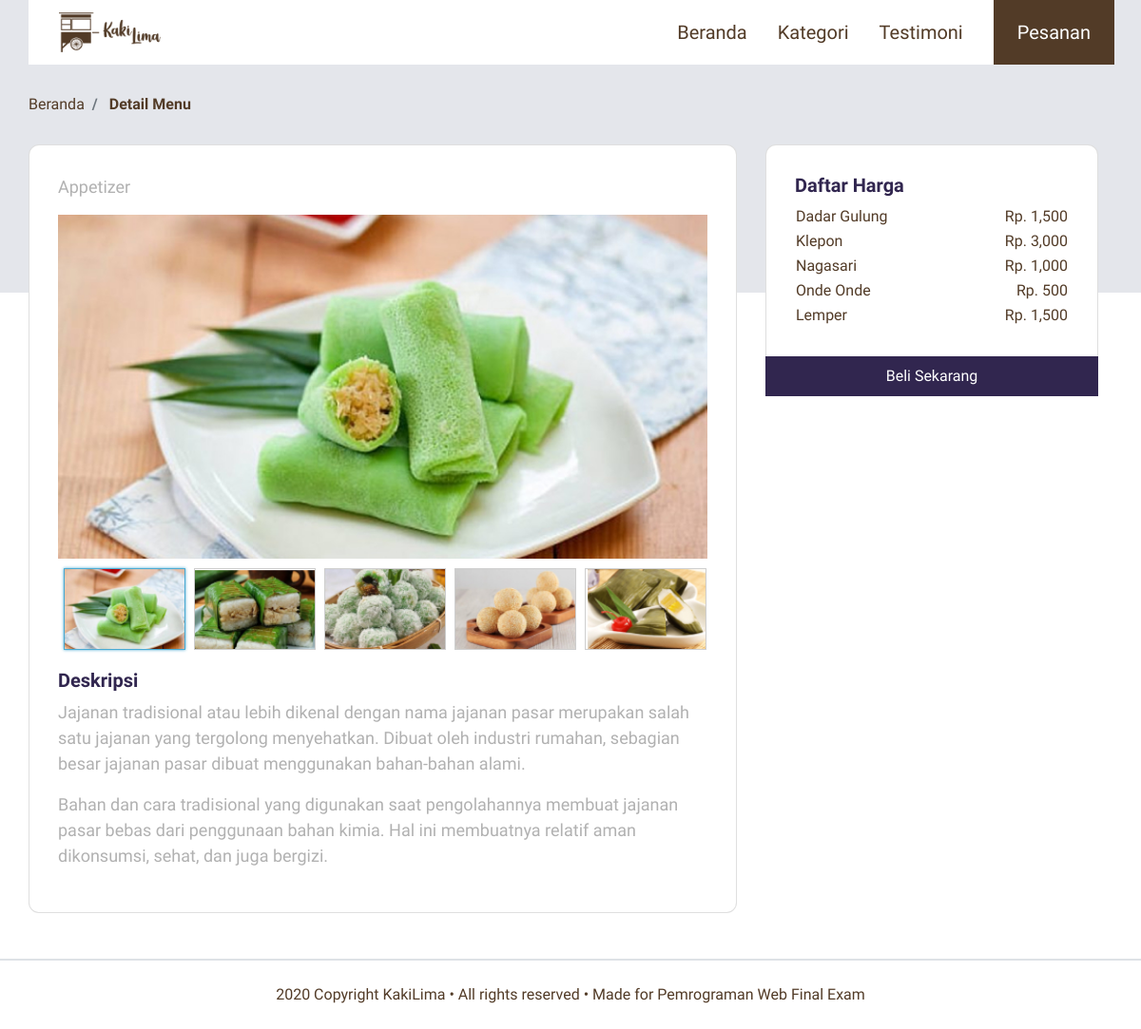
The page /menu.php?id=Appetizer on the database its author committed.
### tables this page shows
CREATE TABLE `tb_menu` (
  `kode_menu` varchar(10) NOT NULL,
  `nama_menu` varchar(30) NOT NULL,
  `kategori` varchar(15) NOT NULL,
  `harga` int(11) NOT NULL,
  `gambar` longblob NOT NULL
);

### menu.php (the view, shortened to what this page needs)
<!DOCTYPE html>
<html lang="en">
<head>
    <link rel="stylesheet" href="frontend/libraries/bootstrap/css/bootstrap.css">
    <link rel="stylesheet" href="frontend/styles/main.css">
    <link rel="stylesheet" href="frontend/libraries/xzoom/xzoom.css">
    <link rel="stylesheet" href="frontend/libraries/animate/animate.css">
</head>
<body>
    <div class="container">
        <nav class="row navbar navbar-expand-lg navbar-light bg-white  wow fadeInDown dur-1">
            <a href="index.php" class="navbar-brand">
                <img src="frontend/images/logo.png" alt="Logo Kaki Lima" class="ml-3">
            </a>
            <div class="collapse navbar-collapse" id="navb">
                <ul class="navbar-nav ml-auto mr-3">
                    <li class="nav-item mx-md-2">
                        <a href="index.php" class="nav-link">Beranda</a>
                    </li>
                    <li class="nav-item mx-md-2">
                        <a href="index.php" class="nav-link">Kategori</a>
                    </li>
                    <li class="nav-item mx-md-2">
                        <a href="index.php" class="nav-link">Testimoni</a>
                    </li>
                </ul>
                <div class="form-inline my-2 my-lg-0 d-none d-md-block">
                    <a href="pesanan.php" class="btn btn-login btn-navbar-right my-sm-0 px-4"
                        style="padding-top: 20px;">
                        Pesanan
                    </a>
                </div>
        </nav>
    </div>
    <main>
        <section class="section-details-content">
            <div class="container">
                <div class="row">
                    <div class="col p-0">
                        <nav>
                            <ol class="breadcrumb wow fadeIn dur-1">
                                <li class="breadcrumb-item">
                                    <a href="index.php">Beranda</a>
                                </li>
                                <li class="breadcrumb-item active">
                                    Detail Menu
                                </li>
                            </ol>
                        </nav>
                    </div>
                </div>
                <?php
                $id=$_GET['id'];
                ?>
                <div class="row">
                    <div class="col-lg-8 pl-lg-0">
                        <div class="card card-details wow fadeInUp">
                            <p><?php echo $id ?></p>
                            <div class="gallery">
                                <div class="xzoom-container">
                                    <img src="frontend/images/menu/<?php echo $id ?>1prev.jpg" class="xzoom" id="xzoom-default"
                                        xoriginal="frontend/images/menu/<?php echo $id ?>1prev.jpg">
                                </div>
                                <div class="xzoom-thumbs">
                                    <a href="frontend/images/menu/<?php echo $id ?>1prev.jpg">
                                        <img src="frontend/images/menu/<?php echo $id ?>1.jpg" class="xzoom-gallery" width="128"
                                            xpreview="frontend/images/menu/<?php echo $id ?>1prev.jpg">
                                    </a>
                                    <a href="frontend/images/menu/<?php echo $id ?>2prev.jpg">
                                        <img src="frontend/images/menu/<?php echo $id ?>2.jpg" class="xzoom-gallery" width="128"
                                            xpreview="frontend/images/menu/<?php echo $id ?>2prev.jpg">
                                    </a>
                                    <a href="frontend/images/menu/<?php echo $id ?>3prev.jpg">
                                        <img src="frontend/images/menu/<?php echo $id ?>3.jpg" class="xzoom-gallery" width="128"
                                            xpreview="frontend/images/menu/<?php echo $id ?>3prev.jpg">
                                    </a>
                                    <a href="frontend/images/menu/<?php echo $id ?>4prev.jpg">
                                        <img src="frontend/images/menu/<?php echo $id ?>4.jpg" class="xzoom-gallery" width="128"
                                            xpreview="frontend/images/menu/<?php echo $id ?>4prev.jpg">
                                    </a>
                                    <a href="frontend/images/menu/<?php echo $id ?>5prev.jpg">
                                        <img src="frontend/images/menu/<?php echo $id ?>5.jpg" class="xzoom-gallery" width="128"
                                            xpreview="frontend/images/menu/<?php echo $id ?>5prev.jpg">
                                    </a>
                                </div>
                            </div>
                            <h2 class=" wow fadInDown">Deskripsi</h2>
                            <p class="wow fadeInDown">
                                Jajanan tradisional atau lebih dikenal dengan nama jajanan pasar merupakan salah satu
                                jajanan yang tergolong menyehatkan. Dibuat oleh industri rumahan, sebagian besar jajanan
                                pasar dibuat menggunakan bahan-bahan alami.
                            </p>
                            <p class="wow fadeInDown">
                                Bahan dan cara tradisional yang digunakan saat pengolahannya membuat jajanan pasar bebas
                                dari penggunaan bahan kimia. Hal ini membuatnya relatif aman dikonsumsi, sehat, dan juga
                                bergizi.
                            </p>
                        </div>
                    </div>
                    <div class="col-lg-4">
                        <div class="card card-details card-right wow fadeInDown">
                            <h2>Daftar Harga</h2>
                            <table class="informasi-harga">
                            <?php
                                    include 'koneksi.php';
                                    $result = mysqli_query($koneksi,"SELECT * from tb_menu WHERE kategori='$id'");
                                    while($data=mysqli_fetch_array($result)){
                            ?>
                                <tr>
                                    <td width="50%"><?=$data['nama_menu']  ?></td>
                                    <td width="50%" class="text-right">Rp. <?=number_format($data['harga'],0,'',','); ?></td>
                                </tr>
                                    <?php } ?>
                            </table>
                        </div>
                        <div class="join-container wow fadeInDown">
                            <a href="pembayaran.php?id=<?php echo $id ?>" class="btn btn-block btn-join-now mt-3 py-2">Beli Sekarang</a>
                        </div>
                    </div>
                </div>
            </div>
        </section>
    </main>
    <footer class="section-footer mt-5 mb-4 border-top">
        <div class="container-fluid">
            <div class="row border-top justify-content-center align-items-center pt-4">
                <div class="col-auto text-gray-500 font-weight-light">
                    2020 Copyright <b>KakiLima</b> • All rights reserved • Made for <b>Pemrograman Web Final Exam</b>
                </div>
            </div>
        </div>
    </footer>
</body>
</html>

### frontend/styles/main.css (style rules this page uses)
body { background-color: #FFFFFF; font-family: 'Assistant', sans-serif; color: #523B27; }
.container .dur-1 { -webkit-animation-duration: 0.8s; animation-duration: 0.8s; }
.navbar-brand img { max-height: 42px; }
.navbar-light .navbar-nav .nav-link { color: #523B27; font-size: 20px; }
.btn-navbar-right { height: 70px; margin-top: -10px !important; margin-bottom: -8px !important; margin-right: -18px !important; border-radius: 0; }
.btn-login { background: #523B27; color: #ffffff; font-size: 20px; }
.section-details-content { margin-top: -210px; min-height: 100vh; }
.section-details-content .dur-1 { -webkit-animation-delay: 0.5s; animation-delay: 0.5s; -webkit-animation-duration: 2s; animation-duration: 2s; }
.section-details-content .breadcrumb { background: transparent; padding: 0; margin-bottom: 30px; }
.section-details-content .breadcrumb-item a { text-decoration: none; color: #523B27; }
.section-details-content .breadcrumb-item.active { font-weight: bold; color: #523B27; }
.section-details-content .card-details { padding: 30px; border-radius: 11px; }
.section-details-content .card-details h2 { font-size: 20px; font-weight: bold !important; color: #31264F; }
.section-details-content .card-details p { font-size: 18px; color: #B1B1B1; }
.section-details-content .card-right { border-bottom-left-radius: 0; border-bottom-right-radius: 0; border-bottom: 0; }
.section-details-content .gallery .xzoom-container { display: block; }
.section-details-content .gallery .xzoom-container .xzoom { width: 100%; -webkit-box-shadow: none; box-shadow: none; margin-bottom: 10px; }
.section-details-content .join-container { margin-top: -16px; }
.section-details-content .btn-join-now { background-color: #31264F; color: #ffffff; border-radius: 0; }

### frontend/libraries/xzoom/xzoom.css (style rules this page uses)
.xzoom-container { display: inline-block; }
.xzoom-thumbs { text-align: center; margin-bottom: 10px; }
.xzoom { -webkit-box-shadow: 0px 0px 5px 0px rgba(0,0,0,0.5); -moz-box-shadow: 0px 0px 5px 0px rgba(0,0,0,0.5); box-shadow: 0px 0px 5px 0px rgba(0,0,0,0.5); }
.xzoom-gallery, .xzoom-gallery2, .xzoom-gallery3, .xzoom-gallery4, .xzoom-gallery5 { border: 1px solid #cecece; margin-left: 5px; margin-bottom: 10px; }
.xactive { -webkit-box-shadow: 0px 0px 3px 0px rgba(74,169,210,1); -moz-box-shadow: 0px 0px 3px 0px rgba(74,169,210,1); box-shadow: 0px 0px 3px 0px rgba(74,169,210,1); border: 1px solid #4aaad2; }

### rows shown on the page
tb_menu: nama_menu "Dadar Gulung", harga "1,500"
tb_menu: nama_menu "Klepon", harga "3,000"
tb_menu: nama_menu "Nagasari", harga "1,000"
tb_menu: nama_menu "Onde Onde", harga "500"
tb_menu: nama_menu "Lemper", harga "1,500"

### other values the page prints
$id "Appetizer"
